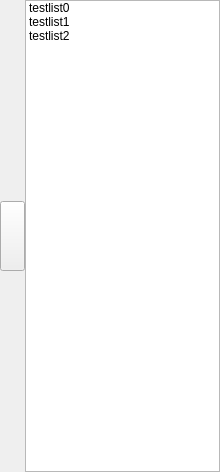
<?xml version="1.0" encoding="UTF-8"?>
<ui version="4.0">
 <class>Playlist</class>
 <widget class="QWidget" name="Playlist">
  <property name="geometry">
   <rect>
    <x>0</x>
    <y>0</y>
    <width>220</width>
    <height>472</height>
   </rect>
  </property>
  <property name="windowTitle">
   <string>Form</string>
  </property>
  <layout class="QGridLayout" name="gridLayout_2">
   <property name="leftMargin">
    <number>0</number>
   </property>
   <property name="topMargin">
    <number>0</number>
   </property>
   <property name="rightMargin">
    <number>0</number>
   </property>
   <property name="bottomMargin">
    <number>0</number>
   </property>
   <property name="spacing">
    <number>0</number>
   </property>
   <item row="0" column="0">
    <widget class="QWidget" name="widget" native="true">
     <layout class="QGridLayout" name="gridLayout">
      <property name="leftMargin">
       <number>0</number>
      </property>
      <property name="topMargin">
       <number>0</number>
      </property>
      <property name="rightMargin">
       <number>0</number>
      </property>
      <property name="bottomMargin">
       <number>0</number>
      </property>
      <property name="spacing">
       <number>0</number>
      </property>
      <item row="0" column="1">
       <spacer name="verticalSpacer">
        <property name="orientation">
         <enum>Qt::Vertical</enum>
        </property>
        <property name="sizeHint" stdset="0">
         <size>
          <width>20</width>
          <height>198</height>
         </size>
        </property>
       </spacer>
      </item>
      <item row="2" column="1">
       <spacer name="verticalSpacer_2">
        <property name="orientation">
         <enum>Qt::Vertical</enum>
        </property>
        <property name="sizeHint" stdset="0">
         <size>
          <width>20</width>
          <height>198</height>
         </size>
        </property>
       </spacer>
      </item>
      <item row="1" column="1">
       <widget class="QPushButton" name="HideOrShowBtn">
        <property name="minimumSize">
         <size>
          <width>25</width>
          <height>70</height>
         </size>
        </property>
        <property name="maximumSize">
         <size>
          <width>25</width>
          <height>16777215</height>
         </size>
        </property>
        <property name="text">
         <string/>
        </property>
       </widget>
      </item>
      <item row="0" column="2" rowspan="3">
       <widget class="QListWidget" name="List">
        <property name="focusPolicy">
         <enum>Qt::NoFocus</enum>
        </property>
        <item>
         <property name="text">
          <string>testlist0</string>
         </property>
        </item>
        <item>
         <property name="text">
          <string>testlist1</string>
         </property>
        </item>
        <item>
         <property name="text">
          <string>testlist2</string>
         </property>
        </item>
       </widget>
      </item>
      <item row="1" column="0">
       <spacer name="horizontalSpacer">
        <property name="orientation">
         <enum>Qt::Horizontal</enum>
        </property>
        <property name="sizeHint" stdset="0">
         <size>
          <width>40</width>
          <height>20</height>
         </size>
        </property>
       </spacer>
      </item>
     </layout>
    </widget>
   </item>
  </layout>
 </widget>
 <resources/>
 <connections/>
</ui>
